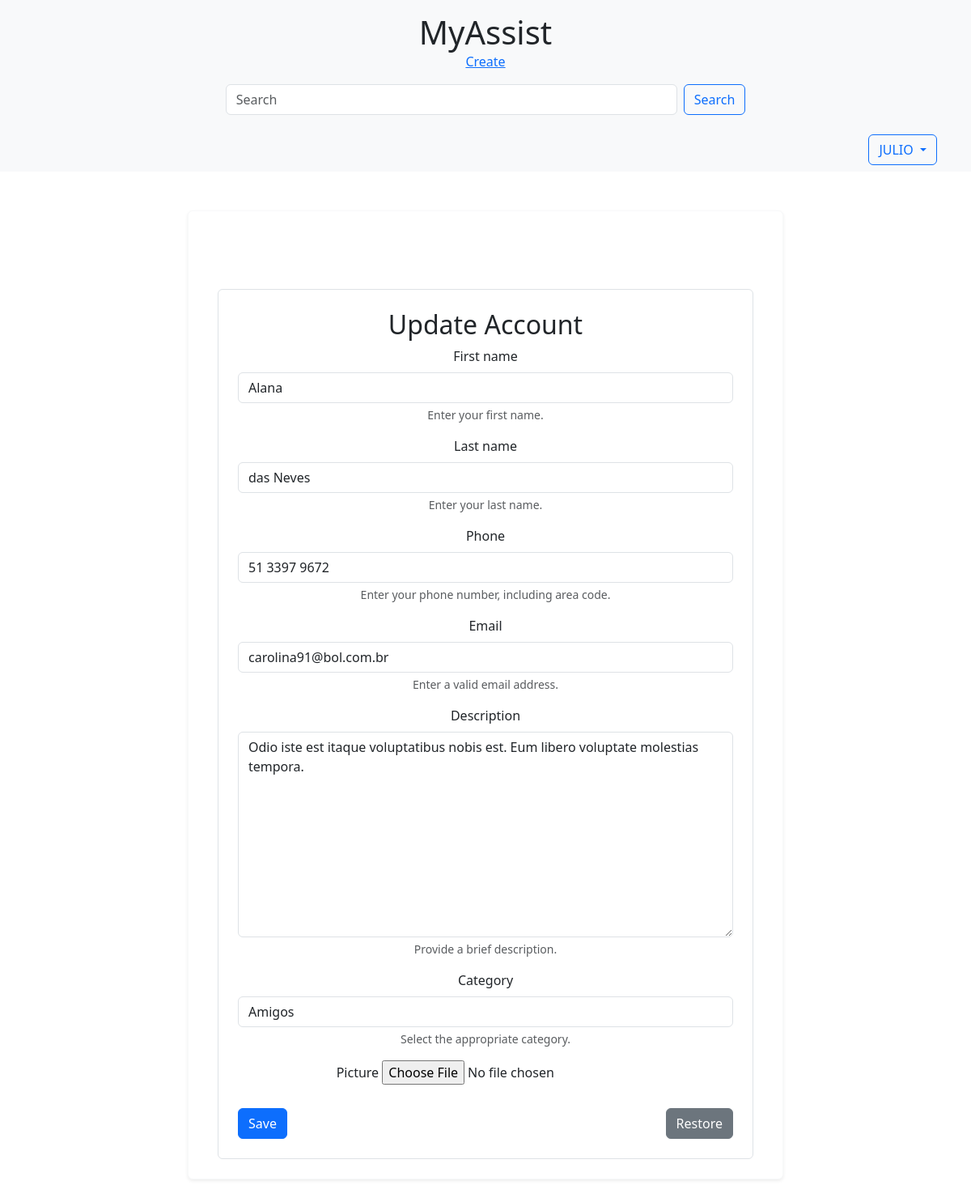
Screenshot of /contact/5/update/ (signed in) with the database file from the repository.
### accounts/models.py (models this page shows, shortened)
class User(AbstractBaseUser, PermissionsMixin):
    first_name = models.CharField(_("first name"), max_length=150, blank=True)
    email = models.EmailField(_("email address"), unique=True)
    is_staff = models.BooleanField(
        _("staff status"),
        default=False,
        help_text=_(
            "Designates whether the user can log into this admin site."),
    )
    is_active = models.BooleanField(
        _("active"),
        default=True,
        help_text=_(
            "Designates whether this user should be treated as active. "
            "Unselect this instead of deleting accounts."
        ),
    )
    date_joined = models.DateTimeField(_("date joined"), default=timezone.now)
    objects = UserManager()
    EMAIL_FIELD = "email"
    USERNAME_FIELD = "email"
    REQUIRED_FIELDS = []
    class Meta:
        verbose_name = _("user")
        verbose_name_plural = _("users")

class Account(models.Model):
    first_name = models.CharField(max_length=50)
    last_name = models.CharField(max_length=50, blank=True)
    phone = models.CharField(max_length=50)
    email = models.EmailField(max_length=254)
    created_date = models.DateTimeField(default=timezone.now)
    description = models.TextField(blank=True)
    show = models.BooleanField(default=True)
    picture = models.ImageField(blank=True, upload_to='pictures/%Y/%m/')
    category = models.ForeignKey(
        Category, on_delete=models.SET_NULL, blank=True, null=True)
    owner = models.ForeignKey(
        User, on_delete=models.SET_NULL, blank=True, null=True)

### accounts/views.py (the view)
# urls.py: path('contact/<int:contact_id>/update/', update, name='update'),
@login_required
def update(request, contact_id):
    contact = get_object_or_404(Account, pk=contact_id)
    form_action = reverse('update', kwargs={'contact_id': contact_id})
    if request.method == 'POST':
        form = AccountForm(request.POST, request.FILES, instance=contact)
        if form.is_valid():
            form.save()
            return redirect('contact', contact_id=contact.pk)
    else:
        form = AccountForm(instance=contact)
    return render(request, 'accounts/update.html', {'form': form, 'form_action': form_action})

### accounts/models.py (called while the page is built)
    def __str__(self):
        return f'{self.name}'

### accounts/templates/accounts/update.html (shortened to what this page needs)
{% extends 'accounts/base.html' %}
{% block content %}
<div class="container mt-5">
    <div class="form-wrapper mx-auto p-4 border rounded" style="max-width: 700px;">
        <h2 class="text-center mb-7">Update Account</h2>
        <form action="{{ form_action }}" method="POST" enctype="multipart/form-data">
            {% for field in form %}
            <div class="mb-3">
                <label for="{{ field.id_for_label }}" class="form-label">{{ field.label }}</label>
                {{ field }}
                {% if field.help_text %}
                <div class="form-text">{{ field.help_text }}</div>
                {% endif %}
            </div>
            {% endfor %}
            <div class="d-flex justify-content-between mt-4">
                <button class="btn btn-primary" type="submit">Save</button>
                <button class="btn btn-secondary" type="reset">Restore</button>
            </div>
        </form>
    </div>
</div>
{% endblock content %}

### accounts/templates/accounts/base.html (shortened to what this page needs)
{% load static %}
<!DOCTYPE html>
<html lang="en">
<head>
    <link href="{% static 'css/bootstrap.min.css' %}" rel="stylesheet">
</head>
<body>
    {% include 'accounts/header.html' %}
    <nav class="navbar navbar-expand-lg navbar-light bg-light">
        <div class="container">
            <div class="collapse navbar-collapse" id="navbarNav">
                {% if user.is_authenticated %}
                <div class="ms-auto">
                    <div class="dropdown">
                        <button class="btn btn-outline-primary dropdown-toggle" type="button" id="userDropdown"
                            data-bs-toggle="dropdown" aria-expanded="false">
                            {{ user.first_name }}
                        </button>
                    </div>
                </div>
                {% else %}
                <a class="btn btn-outline-primary ms-auto" href="{% url 'login' %}">Log In</a>
                {% endif %}
            </div>
        </div>
    </nav>
    <div class="container py-5">
        <div class="row justify-content-center">
            <div class="col-md-10 col-lg-8">
                <div class="card text-center shadow-sm border-light">
                    <div class="card-body p-4">
                        {% block content %}{% endblock %}
                    </div>
                </div>
            </div>
        </div>
    </div>
</body>
</html>

### rows the page displays
User: first_name "JULIO"
Account: form "Alana" "das Neves" "51 3397 9672" "carolina91@bol.com.br" "Odio iste est itaque voluptatibus nobis est. Eum libero voluptate molestias tempora." "Amigos"

### other values shown
{{ field.label }} "First name" "Last name" "Phone" "Email" "Description" "Category" "Picture"
{{ field.help_text }} "Enter your first name." "Enter your last name." "Enter your phone number, including area code." "Enter a valid email address." "Provide a brief description." "Select the appropriate category."
